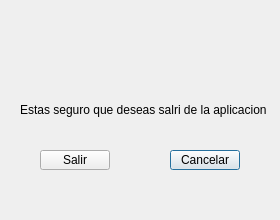
<?xml version="1.0" encoding="UTF-8"?>
<ui version="4.0">
 <class>Dialog</class>
 <widget class="QDialog" name="Dialog">
  <property name="geometry">
   <rect>
    <x>0</x>
    <y>0</y>
    <width>280</width>
    <height>220</height>
   </rect>
  </property>
  <property name="minimumSize">
   <size>
    <width>280</width>
    <height>220</height>
   </size>
  </property>
  <property name="maximumSize">
   <size>
    <width>280</width>
    <height>220</height>
   </size>
  </property>
  <property name="windowTitle">
   <string>Dialog</string>
  </property>
  <property name="modal">
   <bool>true</bool>
  </property>
  <widget class="QLabel" name="label">
   <property name="geometry">
    <rect>
     <x>20</x>
     <y>100</y>
     <width>251</width>
     <height>20</height>
    </rect>
   </property>
   <property name="font">
    <font>
     <pointsize>9</pointsize>
    </font>
   </property>
   <property name="text">
    <string>Estas seguro que deseas salri de la aplicacion</string>
   </property>
  </widget>
  <widget class="QLabel" name="label_2">
   <property name="geometry">
    <rect>
     <x>110</x>
     <y>10</y>
     <width>60</width>
     <height>60</height>
    </rect>
   </property>
   <property name="minimumSize">
    <size>
     <width>60</width>
     <height>60</height>
    </size>
   </property>
   <property name="maximumSize">
    <size>
     <width>60</width>
     <height>60</height>
    </size>
   </property>
   <property name="text">
    <string/>
   </property>
   <property name="pixmap">
    <pixmap>img/imagenadvertida.png</pixmap>
   </property>
   <property name="scaledContents">
    <bool>true</bool>
   </property>
  </widget>
  <widget class="QPushButton" name="btnCancelar">
   <property name="geometry">
    <rect>
     <x>170</x>
     <y>150</y>
     <width>70</width>
     <height>20</height>
    </rect>
   </property>
   <property name="minimumSize">
    <size>
     <width>70</width>
     <height>20</height>
    </size>
   </property>
   <property name="maximumSize">
    <size>
     <width>70</width>
     <height>20</height>
    </size>
   </property>
   <property name="text">
    <string>Cancelar</string>
   </property>
  </widget>
  <widget class="QPushButton" name="btnSalir">
   <property name="geometry">
    <rect>
     <x>40</x>
     <y>150</y>
     <width>70</width>
     <height>20</height>
    </rect>
   </property>
   <property name="sizePolicy">
    <sizepolicy hsizetype="Minimum" vsizetype="Fixed">
     <horstretch>70</horstretch>
     <verstretch>20</verstretch>
    </sizepolicy>
   </property>
   <property name="minimumSize">
    <size>
     <width>70</width>
     <height>20</height>
    </size>
   </property>
   <property name="maximumSize">
    <size>
     <width>70</width>
     <height>20</height>
    </size>
   </property>
   <property name="text">
    <string>Salir</string>
   </property>
  </widget>
 </widget>
 <resources/>
 <connections/>
</ui>
